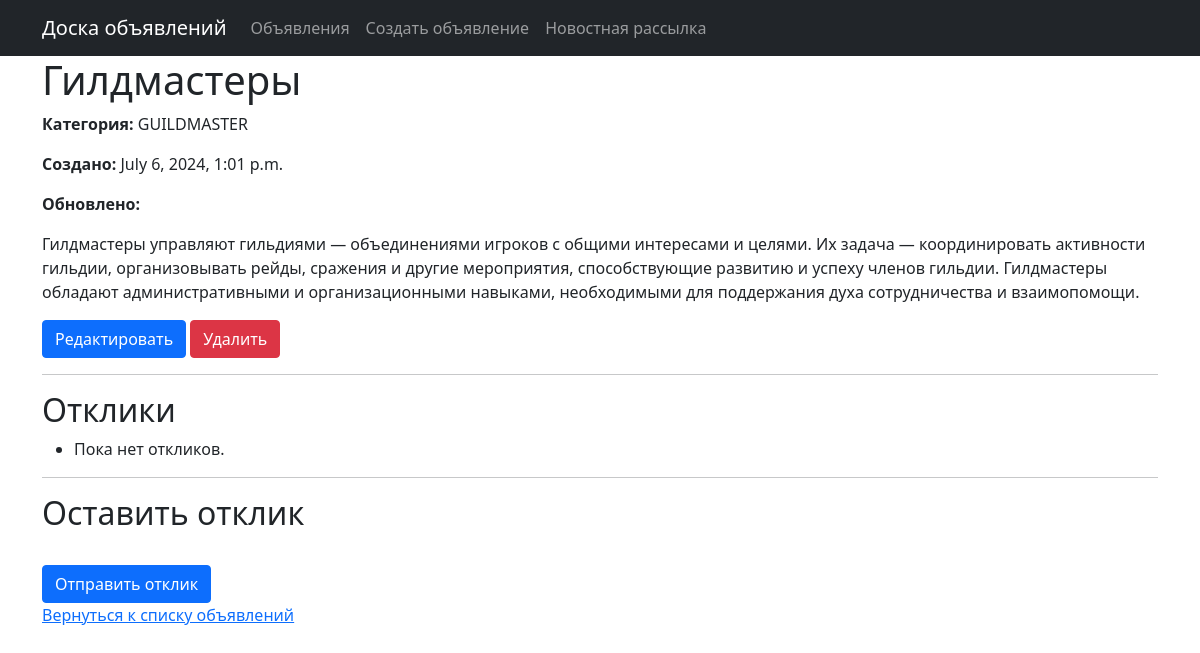
/ads/5/ (signed in), run on an earlier commit of the app's database.
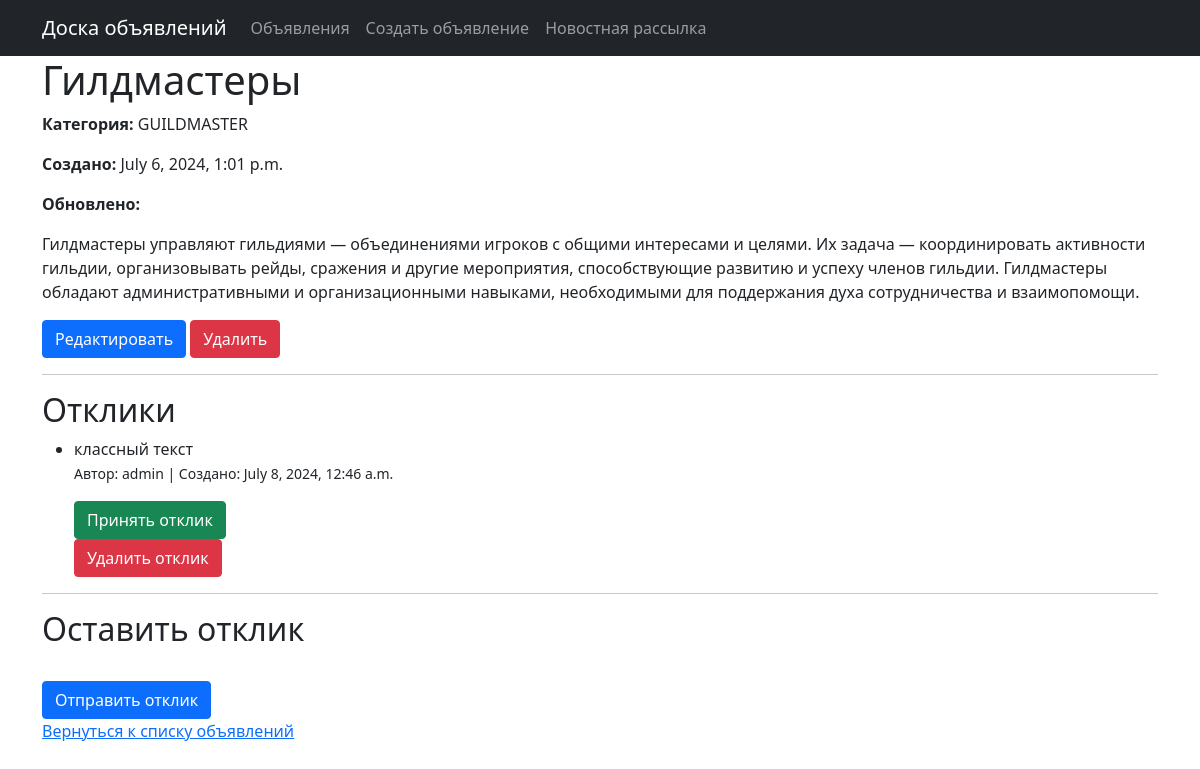
And on a later commit of the database.
### board/models.py (models this page shows, shortened)
class Response(models.Model):
    content = models.TextField()
    created_at = models.DateTimeField(auto_now_add=True)
    is_accepted = models.BooleanField(default = False)
    ad = models.ForeignKey(Ad, on_delete=models.CASCADE)
    user = models.ForeignKey(CustomUser, on_delete=models.CASCADE)

class CustomUser(AbstractUser):
    bio = models.TextField(blank=True, null=True)
    profile_picture = models.ImageField(upload_to='profile_pics/', blank=True, null=True)

### board/views.py (the view)
# urls.py: path('ads/<int:pk>/', AdDetail.as_view(), name='ad_detail'),
class AdDetail(DetailView):
    model = Ad
    template_name = "ad_detail.html"
    context_object_name = "ad"
    def get_context_data(self, **kwargs):
        context = super().get_context_data(**kwargs)
        context['responses'] = Response.objects.filter(ad=self.object)
        return context

### templates/ad_detail.html (shortened to what this page needs)
{% extends "flatpages/default.html" %}
{% block content %}
  <h1>{{ ad.title }}</h1>
  <p><strong>Категория:</strong> {{ ad.category }}</p>
  <p><strong>Создано:</strong> {{ ad.created_at }}</p>
  <p><strong>Обновлено:</strong> {{ ad.updated_at }}</p>
  <div>{{ ad.content|safe }}</div>
  {% if request.user == ad.user %}
    <a href="{% url 'ad_update' ad.id %}" class="btn btn-primary">Редактировать</a>
    <a href="{% url 'ad_delete' ad.id %}" class="btn btn-danger">Удалить</a>
  {% endif %}
  <hr>
  <h2>Отклики</h2>
  <ul>
    {% for response in responses %}
      <li>
        <div>{{ response.content|safe }}</div>
        <p><small>Автор: {{ response.user.username }} | Создано: {{ response.created_at }}</small></p>
        {% if request.user == ad.user %}
          {% if not response.is_accepted %}
            <form method="post" action="{% url 'response_accept' response.id %}">
              <button type="submit" class="btn btn-success">Принять отклик</button>
            </form>
          {% else %}
            <span class="badge badge-success">Принято</span>
          {% endif %}
          <form method="post" action="{% url 'response_delete' response.id %}">
            <button type="submit" class="btn btn-danger">Удалить отклик</button>
          </form>
        {% endif %}
      </li>
    {% empty %}
      <li>Пока нет откликов.</li>
    {% endfor %}
  </ul>
  <hr>
  <h2>Оставить отклик</h2>
  <form method="post" action="{% url 'response_create' ad_id=ad.pk %}">
    <div class="form-group">
    </div>
    <button type="submit" class="btn btn-primary">Отправить отклик</button>
  </form>
  <a href="{% url 'ads_list' %}">Вернуться к списку объявлений</a>
{% endblock %}

What changed in the data, as far as the page shows it:
added Response: content "классный текст", user.username "admin", created_at "July 8, 2024, 12:46 a.m.", is_accepted "Принять отклик"
Also different on the page:
text no longer shown: "Пока нет откликов."
